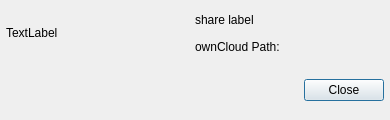
<?xml version="1.0" encoding="UTF-8"?>
<ui version="4.0">
 <class>OCC::ShareDialog</class>
 <widget class="QDialog" name="OCC::ShareDialog">
  <property name="geometry">
   <rect>
    <x>0</x>
    <y>0</y>
    <width>390</width>
    <height>120</height>
   </rect>
  </property>
  <property name="sizePolicy">
   <sizepolicy hsizetype="Minimum" vsizetype="Minimum">
    <horstretch>0</horstretch>
    <verstretch>0</verstretch>
   </sizepolicy>
  </property>
  <property name="minimumSize">
   <size>
    <width>390</width>
    <height>120</height>
   </size>
  </property>
  <property name="maximumSize">
   <size>
    <width>16777215</width>
    <height>120</height>
   </size>
  </property>
  <property name="windowTitle">
   <string>Dialog</string>
  </property>
  <layout class="QVBoxLayout" name="verticalLayout_2">
   <property name="spacing">
    <number>0</number>
   </property>
   <property name="sizeConstraint">
    <enum>QLayout::SetMinimumSize</enum>
   </property>
   <property name="leftMargin">
    <number>0</number>
   </property>
   <property name="topMargin">
    <number>0</number>
   </property>
   <property name="rightMargin">
    <number>0</number>
   </property>
   <property name="bottomMargin">
    <number>0</number>
   </property>
   <item>
    <layout class="QGridLayout" name="gridLayout">
     <property name="sizeConstraint">
      <enum>QLayout::SetMinimumSize</enum>
     </property>
     <property name="leftMargin">
      <number>6</number>
     </property>
     <property name="topMargin">
      <number>6</number>
     </property>
     <property name="rightMargin">
      <number>6</number>
     </property>
     <item row="0" column="1">
      <widget class="QLabel" name="label_name">
       <property name="sizePolicy">
        <sizepolicy hsizetype="Minimum" vsizetype="Minimum">
         <horstretch>0</horstretch>
         <verstretch>0</verstretch>
        </sizepolicy>
       </property>
       <property name="text">
        <string>share label</string>
       </property>
       <property name="textFormat">
        <enum>Qt::PlainText</enum>
       </property>
      </widget>
     </item>
     <item row="1" column="1">
      <widget class="QLabel" name="label_sharePath">
       <property name="sizePolicy">
        <sizepolicy hsizetype="Minimum" vsizetype="Minimum">
         <horstretch>0</horstretch>
         <verstretch>0</verstretch>
        </sizepolicy>
       </property>
       <property name="font">
        <font>
         <weight>50</weight>
         <bold>false</bold>
        </font>
       </property>
       <property name="text">
        <string>ownCloud Path:</string>
       </property>
       <property name="textFormat">
        <enum>Qt::PlainText</enum>
       </property>
      </widget>
     </item>
     <item row="0" column="0" rowspan="2">
      <widget class="QLabel" name="label_icon">
       <property name="sizePolicy">
        <sizepolicy hsizetype="Minimum" vsizetype="Minimum">
         <horstretch>0</horstretch>
         <verstretch>0</verstretch>
        </sizepolicy>
       </property>
       <property name="text">
        <string>TextLabel</string>
       </property>
      </widget>
     </item>
    </layout>
   </item>
   <item>
    <layout class="QVBoxLayout" name="shareUserVerticalLayout" stretch="">
     <property name="spacing">
      <number>0</number>
     </property>
     <property name="sizeConstraint">
      <enum>QLayout::SetMinimumSize</enum>
     </property>
     <property name="topMargin">
      <number>0</number>
     </property>
    </layout>
   </item>
   <item>
    <layout class="QVBoxLayout" name="shareLinkVerticalLayout" stretch="">
     <property name="spacing">
      <number>0</number>
     </property>
     <property name="sizeConstraint">
      <enum>QLayout::SetMinimumSize</enum>
     </property>
     <property name="topMargin">
      <number>0</number>
     </property>
    </layout>
   </item>
   <item>
    <layout class="QHBoxLayout" name="buttonBoxLayout" stretch="0">
     <property name="spacing">
      <number>6</number>
     </property>
     <property name="sizeConstraint">
      <enum>QLayout::SetMinimumSize</enum>
     </property>
     <property name="leftMargin">
      <number>6</number>
     </property>
     <property name="topMargin">
      <number>6</number>
     </property>
     <property name="rightMargin">
      <number>6</number>
     </property>
     <property name="bottomMargin">
      <number>6</number>
     </property>
     <item>
      <widget class="QDialogButtonBox" name="buttonBox">
       <property name="sizePolicy">
        <sizepolicy hsizetype="Minimum" vsizetype="Minimum">
         <horstretch>0</horstretch>
         <verstretch>0</verstretch>
        </sizepolicy>
       </property>
       <property name="minimumSize">
        <size>
         <width>365</width>
         <height>0</height>
        </size>
       </property>
       <property name="standardButtons">
        <set>QDialogButtonBox::Close</set>
       </property>
       <property name="centerButtons">
        <bool>false</bool>
       </property>
      </widget>
     </item>
    </layout>
   </item>
  </layout>
 </widget>
 <resources/>
 <connections/>
</ui>
